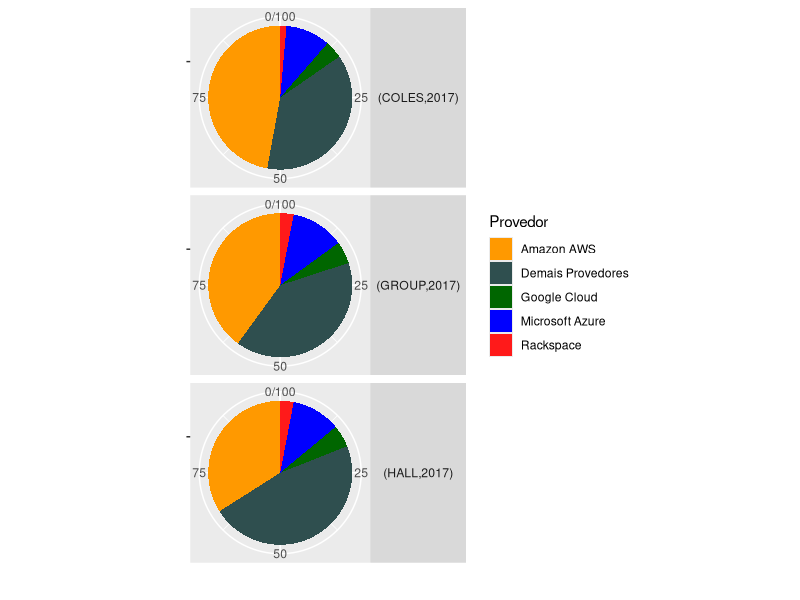
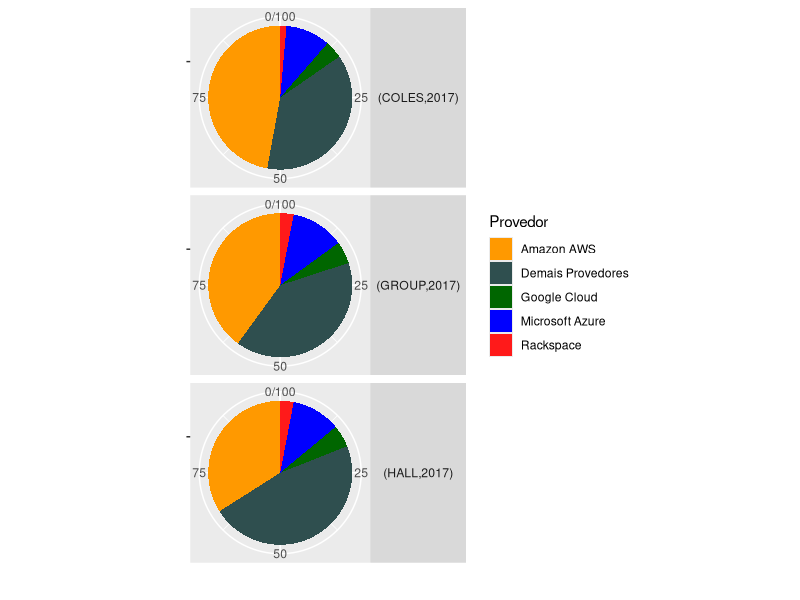

The R script that drew these images, in order:
library(ggplot2) # for creating ggplot
library(ggthemes)

df<- (read.table('dadosMarket.txt',header=TRUE,sep=';'))
df

p<- ggplot(data=df, 
       aes(x='',
           y=Valor,
           fill = Provedor)) +
  geom_bar(width = 1,stat="identity") + 
  coord_polar(theta='y') +
  xlab('') + 
  #theme_economist(base_size=7)+
  ylab('') +
  scale_fill_manual(values=c("#ff9900", "#2F4F4F", "#006600","#0000ff","#ff1a1a"))+
  labs(fill='Provedor')+
  #geom_text(aes(y=Valor+0.5,label=Valor),color="black",size=3.0)+
  theme(axis.text.x = element_text(angle=0, hjust = 1),strip.text.y=element_text(angle=0))+
  facet_grid(facets=  Referência ~ .)

p

pdf("marketShare.pdf")
print(p)
dev.off()